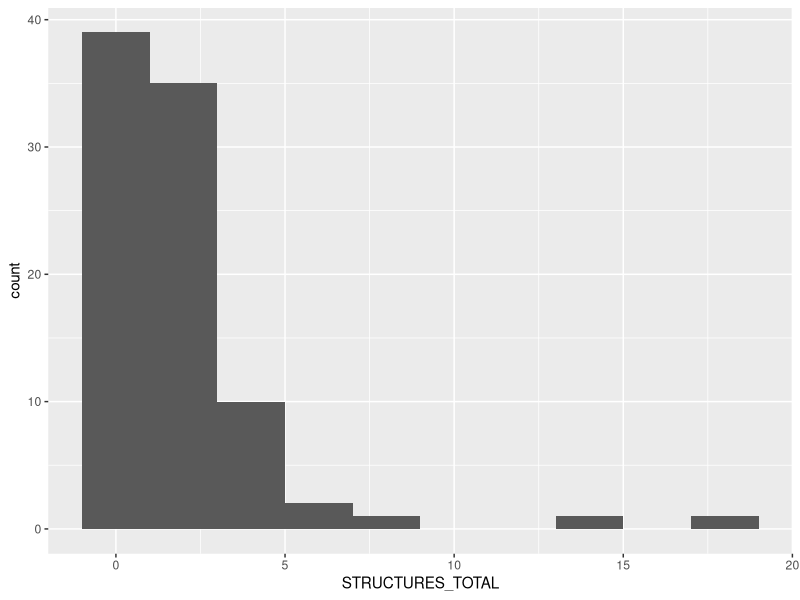

Recreate this plot in R. (Note: this script raises an error after producing the figure.)
## Setup
# Load packages
library(tidyverse)
library(gridExtra)

# Read in data
parcel_data <- read.csv("data/950_parcel_habitat_clean.csv")
woody_data <- read.csv("data/950_woody_habitat_clean.csv")

# Separate our group's lake - Big Arbor Vitae Lake
arbor_parcel <-
  parcel_data %>% filter(LAKE_NAME == "Big Arbor Vitae Lake")
arbor_woody <- woody_data %>% filter(LAKE_NAME == "Big Arbor Vitae")

# Aquatic vegetation
aquatic_veg <-
  select(arbor_parcel,
         c(
           PARCELID,
           EMERGENT_VEG_PRES,
           FLOATING_VEG_PRES,
           FLOAT_EMERG_PRES
         ))

# Structures in the water
aquatic_structures <-
  select(
    arbor_parcel,
    c(
      PARCELID,
      PIERS_CNT,
      BOAT_LIFT_CNT,
      SWIM_RAFT_CNT,
      BOATHOUSE_CNT,
      MARINAS_CNT,
      STRUCTURE_OTHER_CNT
    )
  )

# add column to overall dataset for total number of structures in the water
arbor_parcel <-
  arbor_parcel %>% mutate(STRUCTURES_TOTAL = rowSums(aquatic_structures[, -(1)]))


# create new column for whether any aquatic veg is present (floating or emergent)
arbor_parcel <- arbor_parcel %>% mutate(FLOAT_OR_EMERG_PRES = case_when(EMERGENT_VEG_PRES==TRUE | FLOATING_VEG_PRES==TRUE ~ TRUE,
                                                                        EMERGENT_VEG_PRES==FALSE & FLOATING_VEG_PRES==FALSE ~ FALSE))

# want to plot number of structures vs presence of aquatic vegetation
# would be easier as pct of veg but we don't have that

# one idea- group number of structures into low/med/high and have 3 bar plots
# low = 0-1; med=2-5, high=6+
arbor_parcel %>% ggplot(aes(x=STRUCTURES_TOTAL)) +
  geom_histogram(binwidth=2)
arbor_parcel <- arbor_parcel %>% mutate(STRUCTURES_CLASS =
                                          case_when(STRUCTURES_TOTAL <= 1 ~ "Low", 
                                                    STRUCTURES_TOTAL > 1 & STRUCTURES_TOTAL <= 5 ~ "Medium",
                                                    STRUCTURES_TOTAL > 5 ~ "High")
)
blues <- brewer.pal(n=9,name="Blues")
blues2 <- blues[c(7,3)]
names(blues2) <- levels(as.factor(arbor_parcel$FLOAT_OR_EMERG_PRES))

arbor_parcel %>% ggplot(aes(x=STRUCTURES_CLASS, fill=as.factor(FLOAT_OR_EMERG_PRES))) +
  geom_histogram(stat = "count",position="dodge", color=blues[8]) +
  scale_x_discrete(limits=c("Low","Medium", "High"),labels=c("Low (0-1)","Medium (2-5)", "High (6+)")) +
  labs(title="Presence of Aquatic Vegetation by Structures in the Water",x="Number of Structures", y="Number of Parcels") +
  scale_fill_manual(name="Aquatic Vegetation Present", values = blues2) +
  guides(color="none") +
  theme_minimal() +
  theme(plot.title = element_text(hjust = 0.5,size=15))

# parcel drilldown - show distribution of total numbers of aquatic structures for each parcel
# color manipulation to make it the right length
blues20 <- blues
i <- 1
for (color in blues){
  blues20[i] <- color
  blues20[i+1] <- color
  i <- i + 2
}
blues20[c(19,20)] <- blues[c(9,9)]

  
arbor_parcel %>% ggplot(aes(x=STRUCTURES_TOTAL)) +
  geom_histogram(binwidth=1,fill=blues20, color=blues20[20]) +
  labs(x="Total Number of Structures in the Water", y="Number of Parcels", title="Distribution of Structures in the Water") +
  theme_minimal() +
  theme(plot.title = element_text(hjust = 0.5,size=15))

# lollipop plot of the same data as above
arbor_parcel %>% 
  count(STRUCTURES_TOTAL) %>% 
  ggplot(aes(x=STRUCTURES_TOTAL, y=n)) +
  geom_segment(aes(x=STRUCTURES_TOTAL,xend=STRUCTURES_TOTAL,y=0,yend=n)) +
  geom_point(size=5, color=blues20[20],fill=c(blues,blues[9], blues[9]) ,alpha=0.7,shape=21,stroke=1) +
  labs(x="Total Number of Structures in the Water", y="Number of Parcels", title="Distribution of Structures in the Water") +
  theme_minimal() +
  theme(plot.title = element_text(hjust = 0.5,size=15))
  

# then go into 3 parcels specifically to show exactly what kinds they have
parcel_structures <- select(parcel_dd,c(PARCELID,PIERS_CNT,BOAT_LIFT_CNT,SWIM_RAFT_CNT,BOATHOUSE_CNT,MARINAS_CNT,STRUCTURE_OTHER_CNT))
parcel_struc_pivot <- pivot_longer(parcel_structures,cols=!PARCELID,names_to = "Type", values_to = "Count")

parcel_struc_pivot %>% ggplot(aes(x=Count,y=Type,fill=PARCELID)) + 
  geom_bar(stat="identity", position="dodge", color=blues[9]) +
  scale_x_continuous(breaks=seq(0:10)) + # show axis in whole numbers
  scale_y_discrete(limits=c("BOATHOUSE_CNT", "MARINAS_CNT", "SWIM_RAFT_CNT", "STRUCTURE_OTHER_CNT", "BOAT_LIFT_CNT", "PIERS_CNT"), # reverse order
                   labels=c("BOATHOUSE_CNT"="Boathouses", "MARINAS_CNT"="Marinas", 
                            "SWIM_RAFT_CNT"="Swim Rafts", "STRUCTURE_OTHER_CNT"="Other Structures", 
                            "BOAT_LIFT_CNT"="Boat Lifts", "PIERS_CNT"="Piers")) + 
  scale_fill_manual(values=blues[c(7,3,1)], name="Parcel ID",breaks=c("2-2686-16", "2-2649", "2-2562-02")) + # re-title and re-order legend
  labs(x="Number of Structures", y="Type of Structure", title="Count of Each Type of Structure per Parcel") +
  theme_minimal() +
  theme(plot.title = element_text(hjust = 0.5,size=15))
  

# investigate what kind of veg is here
parcel_veg <- select(parcel_dd,c(PARCELID,FLOATING_VEG_PRES,EMERGENT_VEG_PRES))
parcel_veg_pivot <- pivot_longer(parcel_veg, cols=!PARCELID, names_to="Type", values_to="Presence")
parcel_veg_pivot %>% ggplot(aes(x=Type,y=Presence,fill=PARCELID)) +
  geom_bar(stat="identity",position="dodge")


parcel_veg %>% ggplot(aes(x=PARCELID,y=FLOATING_VEG_PRES,size=EMERGENT_VEG_PRES)) + 
  geom_point() 
select(parcel_dd,c(PARCELID,FLOATING_VEG_PRES,EMERGENT_VEG_PRES))


